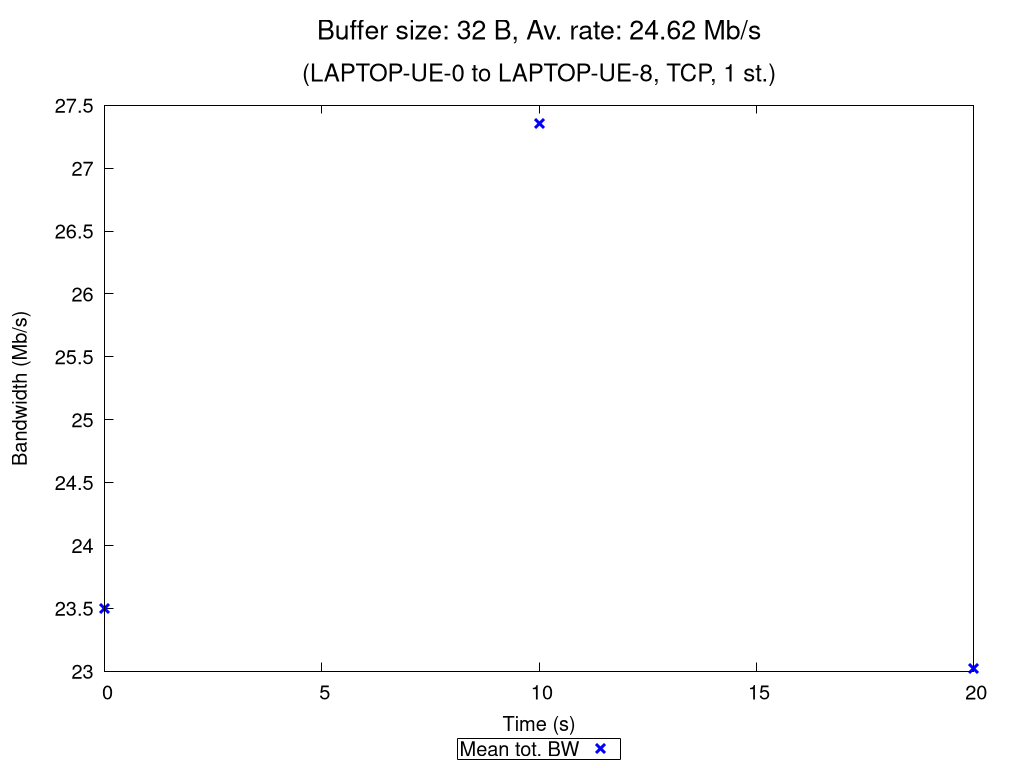

gnuplot code for this plot:
set terminal pngcairo nocrop enhanced size 1024,768 font "Verdana,15"
set output "TCP_1_st_2020_10_29_09-41-39_one2two_00032B.png"

set title "{/=20 Buffer size: 32 B, Av. rate: 24.62 Mb/s}\n\n{/=18 (LAPTOP-UE-0 to LAPTOP-UE-8, TCP, 1 st.)}"

set xlabel "Time (s)"
set ylabel "Bandwidth (Mb/s)"
set ytics nomirror
set key bmargin center horizontal box samplen 1 width -1
set bmargin 4.6
set rmargin 4.5

rf = 1000000.0  # rate factor
set style fill transparent solid 0.2 noborder
set autoscale xfix
plot "TCP_1_st_2020_10_29_09-41-39_one2two_00032B_iperf_processed.dat" using 1:($2/rf-$3/rf):($2/rf+$3/rf) with filledcurves lc rgb "blue" notitle, \
     "" using 1:($2/rf) with points pt 2 ps 1.5 lw 3 lc rgb "blue" title "Mean tot. BW", \
